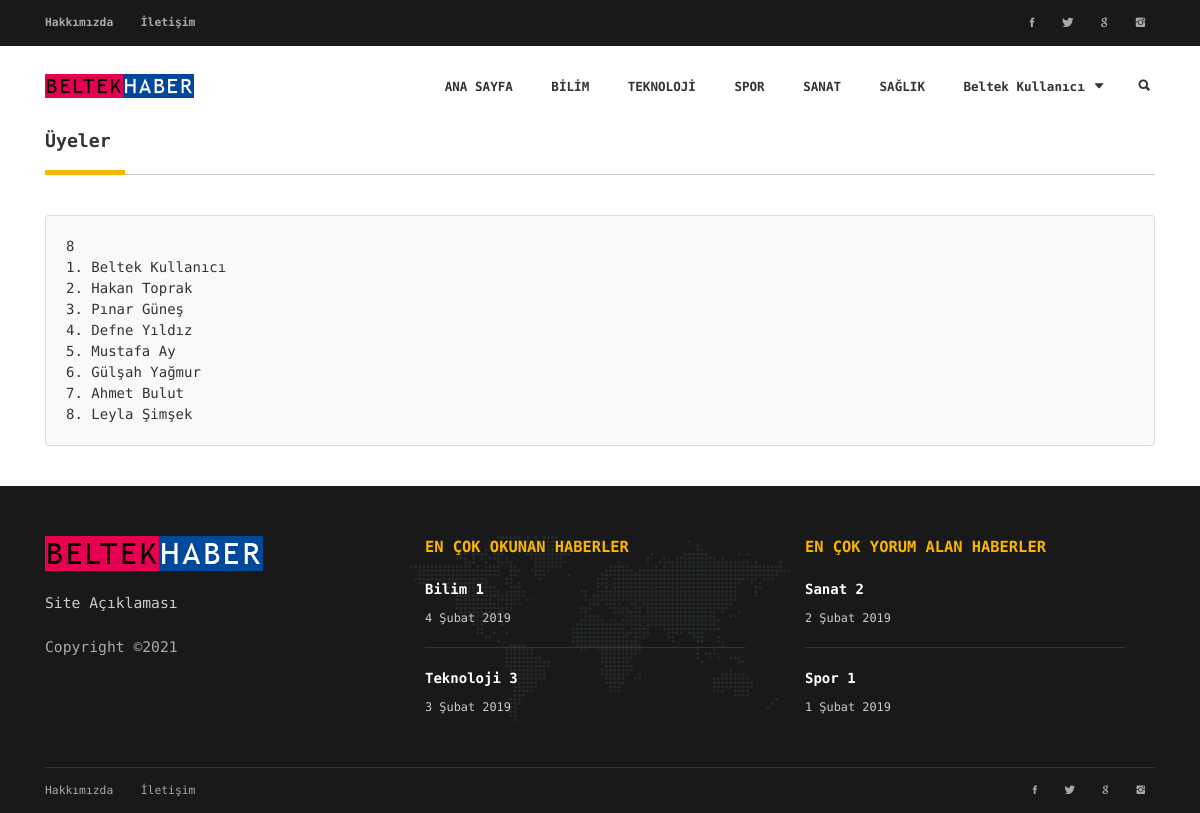
Page /index.php?sayfa=uyeler (signed in) on the committed database.
### tables this page shows
CREATE TABLE `kullanicilar` (
  `id` int(4) NOT NULL,
  `ad` varchar(40) NOT NULL,
  `soyad` varchar(40) NOT NULL,
  `eposta` varchar(40) NOT NULL,
  `sifre` varchar(32) NOT NULL,
  `yetki` int(11) NOT NULL
);

### uyeler.php (the view, shortened to what this page needs)
<div class="container">
	<h4 class="p-title"><b>Üyeler</b></h4>
	<div class="card bg-light mb-40">
	<article class="card-body">
		<?php
		include("ayarlar.php");
		$sorgu = "SELECT * FROM kullanicilar";
		$sec = mysqli_query($baglanti, $sorgu);
		$kayitSayisi = mysqli_num_rows($sec);
		echo $kayitSayisi;
		echo "<br>";
			$i=1;
			while($sonuc = mysqli_fetch_array($sec)){
				echo $i;
				echo ". ";
				echo $sonuc["ad"];
				echo $sonuc["soyad"];
				echo "<br>";
				$i++;
			}
		?>
	</article>
	</div>
</div>

### index.php (shortened to what this page needs)
<?php
	include("ayarlar.php");
	if(isset($_SESSION["oturum"])){
		$giris=1;
		$kontrolEposta = $_SESSION["oturum"];
	}
	elseif(isset($_COOKIE["oturum"])){
		$giris=1;
		$kontrolEposta = $_COOKIE["oturum"];
	}
	else $giris=0;
?>
<!DOCTYPE HTML>
<html lang="en">
<head>
	<link href="plugin-frameworks/bootstrap.css" rel="stylesheet">
	<link href="fonts/ionicons.css" rel="stylesheet">
	<link href="//maxcdn.bootstrapcdn.com/bootstrap/4.0.0/css/bootstrap.min.css" rel="stylesheet" id="bootstrap-css">
	<link rel="stylesheet" href="https://use.fontawesome.com/releases/v5.0.8/css/all.css">
	<link href="common/styles.css" rel="stylesheet">
</head>
<body>
	<header style="position: sticky">
		<div class="bg-191">
			<div class="container">
				<div class="oflow-hidden color-ash font-9 text-sm-center ptb-sm-5">
					<ul class="float-left float-sm-none list-a-plr-10 list-a-plr-sm-5 list-a-ptb-15 list-a-ptb-sm-10">
						<li><a class="pl-0 pl-sm-10" href="#">Hakkımızda</a></li>
						<li><a href="#">İletişim</a></li>
					</ul>
					<ul class="float-right float-sm-none list-a-plr-10 list-a-plr-sm-5 list-a-ptb-15 list-a-ptb-sm-5">
						<li><a class="pl-0 pl-sm-10" href="#"><i class="ion-social-facebook"></i></a></li>
						<li><a href="#"><i class="ion-social-twitter"></i></a></li>
						<li><a href="#"><i class="ion-social-google"></i></a></li>
						<li><a href="#"><i class="ion-social-instagram"></i></a></li>
					</ul>
				</div>
			</div>
		</div>
		<div class="container">
			<a class="logo" href="index.php"><img src="images/logo.png" alt="Logo"></a>
			<a class="right-area src-btn" href="#" >
				<i class="active src-icn ion-search"></i>
			</a>
			<ul class="main-menu" id="main-menu">
				<li><a href="index.php">ANA SAYFA</a></li>
				<li><a href="?sayfa=haberler&kategori=bilim">BİLİM</a></li>
				<li><a href="?sayfa=haberler&kategori=teknoloji">TEKNOLOJİ</a></li>
				<li><a href="?sayfa=haberler&kategori=spor">SPOR</a></li>
				<li><a href="?sayfa=haberler&kategori=sanat">SANAT</a></li>
				<li><a href="?sayfa=haberler&kategori=saglik">SAĞLIK</a></li>
				<?php
				if($giris==0){
					echo '<li class="drop-down"><a href="#">KULLANICI PANELİ<i class="ion-arrow-down-b"></i></a>
						<ul class="drop-down-menu drop-down-inner">
							<li><a href="?sayfa=uyeOl">ÜYE OL</a></li>
							<li><a href="?sayfa=oturumAc">OTURUM AÇ</a></li>
						</ul>
					</li>';
					}
				else {
					$sorgu = "SELECT * FROM kullanicilar WHERE eposta='$kontrolEposta'";
					$uyeBul = mysqli_query($baglanti, $sorgu);
					$uye = mysqli_fetch_array($uyeBul);
					echo '<li class="drop-down"><a href="#">'.$uye["ad"].' '.$uye["soyad"].'<i class="ion-arrow-down-b"></i></a>
						<ul class="drop-down-menu drop-down-inner">
							<li><a href="?sayfa=bilgilerim">BİLGİLERİM</a></li>';
							echo '<li><a href="?sayfa=kapat">OTURUMU KAPAT</a></li>
						</ul>
					</li>';
				}
				?>
			</ul>
			<div class="clearfix"></div>
		</div>
	</header>
		<?php
			$sayfa = @$_GET["sayfa"];
			if($sayfa==null){
				include("main.php");
			}
			else{
				include($sayfa.".php");
			}
		?>
	<footer class="bg-191 color-ccc">
		<div class="container">
			<div class="pt-50 pb-20 pos-relative">
				<div class="abs-tblr pt-50 z--1 text-center">
					<div class="h-80 pos-relative"><img class="opacty-1 h-100 w-auto" src="images/map.png" alt=""></div>
				</div>
				<div class="row">
					<div class="col-sm-4">
						<div class="mb-30">
							<a href="#"><img src="images/logo.png" alt="logo"></a>
							<p class="mtb-20 color-ccc">Site Açıklaması</p>
							<p class="color-ash">
								Copyright &copy;<script>document.write(new Date().getFullYear());</script>
							</p>
						</div>
					</div>
					<div class="col-sm-4">
						<div class="mb-30">
							<h5 class="color-primary mb-20"><b>EN ÇOK OKUNAN HABERLER</b></h5>
							<div class="mb-20">
								<a class="color-white" href="#"><b>Bilim 1</b></a>
								<h6 class="mt-10">4 Şubat 2019</h6>
							</div>
							<div class="brdr-ash-1 opacty-2 mr-30"></div>
							<div class="mt-20">
								<a class="color-white" href="#"><b>Teknoloji 3</b></a>
								<h6 class="mt-10">3 Şubat 2019</h6>
							</div>
						</div>
					</div>
					<div class="col-sm-4">
						<div class="mb-30">
							<h5 class="color-primary mb-20"><b>EN ÇOK YORUM ALAN HABERLER</b></h5>
							<div class="mb-20">
								<a class="color-white" href="#"><b>Sanat 2</b></a>
								<h6 class="mt-10">2 Şubat 2019</h6>
							</div>
							<div class="brdr-ash-1 opacty-2 mr-30"></div>
							<div class="mt-20">
								<a class="color-white" href="#"><b>Spor 1</b></a>
								<h6 class="mt-10">1 Şubat 2019</h6>
							</div>
						</div>
					</div>
				</div>
			</div>
			<div class="brdr-ash-1 opacty-2"></div>
			<div class="oflow-hidden color-ash font-9 text-sm-center ptb-sm-5">
				<ul class="float-left float-sm-none list-a-plr-10 list-a-plr-sm-5 list-a-ptb-15 list-a-ptb-sm-10">
					<li><a class="pl-0 pl-sm-10" href="#">Hakkımızda</a></li>
					<li><a href="#">İletişim</a></li>
				</ul>
				<ul class="float-right float-sm-none list-a-plr-10 list-a-plr-sm-5 list-a-ptb-15 list-a-ptb-sm-5">
					<li><a class="pl-0 pl-sm-10" href="#"><i class="ion-social-facebook"></i></a></li>
					<li><a href="#"><i class="ion-social-twitter"></i></a></li>
					<li><a href="#"><i class="ion-social-google"></i></a></li>
					<li><a href="#"><i class="ion-social-instagram"></i></a></li>
				</ul>
			</div>
		</div>
	</footer>
</body>
</html>

### common/styles.css (style rules this page uses)
html { font-size: 100%; overflow-x: hidden; width: 100%; margin: 0px; padding: 0px; touch-action: manipulation; }
body { font-size: 14px; font-family: 'Encode Sans Expanded', sans-serif; width: 100%; height: 100%; margin: 0; font-weight: 400; -webkit-font-smoothing: antialiased; -moz-osx-font-smoothing: grayscale; word-wrap: break-word; overflow-x: hidden; color: #333; }
h1, h2, h3, h4, h5, h6, p, a, ul, span, li, img, inpot, button { margin: 0; padding: 0; }
h1,h2,h3,h4,h5,h6 { line-height: 1.5; font-weight: inherit; }
p { line-height: 1.7; font-size: 1.05em; font-weight: 400; color: #555; }
h4 { font-size: 1.3em; }
h5 { font-size: 1.1em; }
h6 { font-size: .85em; }
a, button { display: inline-block; text-decoration: none; color: inherit; line-height: 1.3; -webkit-transition: all .25s ease-in-out; transition: all .25s ease-in-out; }
b { font-weight: 700; }
img { width: 100%; }
li { list-style: none; display: inline-block; line-height: 1.6; font-size: .9em; }
::placeholder { color: #ccc; }
header { position: relative; text-align: center; z-index: 1000; font-weight: 600; }
header i { font-size: 1.1em; }
header:after { content:''; clear: both; }
header .logo { float: left; height: 24px; margin: 28px 0; }
header .logo img { height: 100%; width: auto; }
header .main-menu { float: right; }
header ul.main-menu > li > a { height: 100%; line-height: 80px; padding: 0px 15px; }
header .right-area { float: right; height: 100%; line-height: 70px; margin-left: 15px; padding: 5px; }
header .src-icn, header .close-icn { display: none; }
header .src-icn.active, header .close-icn.active { display: block; }
header .main-menu li.drop-down { position: relative; text-align: left; }
header .main-menu li i { margin-left: 10px; }
.oflow-hidden { overflow: hidden; }
.opacty-1 { opacity: .1; }
.opacty-2 { opacity: .2; }
.pos-relative { position: relative; z-index: 1; }
.abs-tblr { position: absolute; top: 0; bottom: 0; left: 0; right: 0; z-index: 1; }
.z--1 { z-index: -1; }
.float-left { float: left!important; }
.float-right { float: right!important; }
.text-center { text-align: center; }
.font-9 { font-size: .9em; }
.color-white { color: #fff; }
.color-ash { color: #aaa; }
.color-ccc { color: #ccc; }
.color-primary { color: #F9B500; }
.bg-191 { background: #191919; }
.brdr-ash-1 { height: 1px; background: #aaa; }
.p-title { position: relative; padding-bottom: 20px; margin-bottom: 40px; }
.p-title:after { content:''; position: absolute; bottom: 0; left: 0; width: 100%; height: 1px; background: #ccc; }
.p-title:before { content:''; position: absolute; bottom: 0; left: 0; width: 80px; height: 5px; background: #F9B500; z-index: 1; }
.w-auto { width: auto!important; }
.h-80 { height: 80%!important; }
.h-100 { height: 100%!important; }
.list-a-plr-10 > li > a { padding-left: 10px; padding-right: 10px; }
.list-a-ptb-15 > li > a { padding-top: 15px; padding-bottom: 15px; }
.mtb-20 { margin-top: 20px!important; margin-bottom: 20px!important; }
.mb-20 { margin-bottom: 20px!important; }
.mb-30 { margin-bottom: 30px!important; }
.mb-40 { margin-bottom: 40px!important; }
.mt-10 { margin-top: 10px!important; }
.mt-20 { margin-top: 20px!important; }
.mr-30 { margin-right: 30px!important; }
.pt-50 { padding-top: 50px!important; }
.pb-20 { padding-bottom: 20px!important; }
.pl-0 { padding-left: 0px!important; }

### rows in the picture
kullanicilar: ad "Beltek", soyad "Kullanıcı"
kullanicilar: ad "Hakan", soyad "Toprak"
kullanicilar: ad "Pınar", soyad "Güneş"
kullanicilar: ad "Defne", soyad "Yıldız"
kullanicilar: ad "Mustafa", soyad "Ay"
kullanicilar: ad "Gülşah", soyad "Yağmur"
kullanicilar: ad "Ahmet", soyad "Bulut"
kullanicilar: ad "Leyla", soyad "Şimşek"

### other values in the picture
$kayitSayisi "8"
